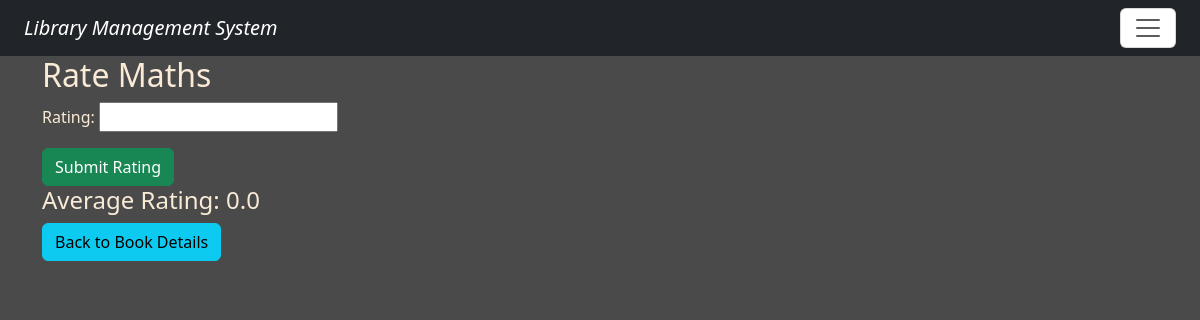
The page /rate/3/ (signed in) on the database as committed earlier.
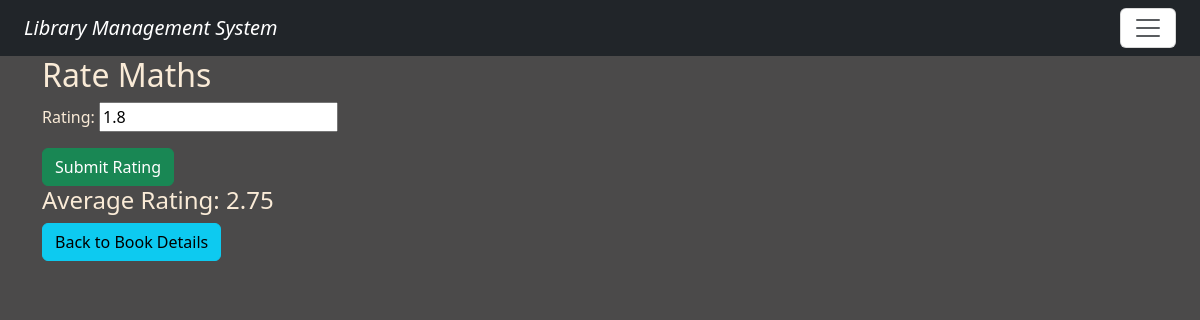
The same page on the database as committed later.
### library/models.py (models this page shows, shortened)
class Book(models.Model):
    book_name = models.CharField(max_length=100)
    authors = models.ManyToManyField(Author)
    publish_date = models.DateField(null=True, blank=True)
    book_rating = models.FloatField(validators=[MinValueValidator(0), MaxValueValidator(5)], default=0.0)
    available_copies = models.IntegerField(default=1)
    book_sr_no = models.CharField(max_length=10, unique=True)
    total_copies = models.PositiveBigIntegerField(default=1)
    status = models.CharField(max_length=10, default='available')
    def average_rating(self):
        ratings = self.ratings.all()  # This will now work because of related_name='ratings'
        if ratings.exists():
            total_rating = sum(rating.rating for rating in ratings)
            return total_rating / ratings.count()
        return 0.0

class BookRating(models.Model):
    user = models.ForeignKey(User, on_delete=models.CASCADE)  # Link to the user who rated
    book = models.ForeignKey(Book, on_delete=models.CASCADE, related_name='ratings')  # Link to the book being rated with related_name='ratings'
    rating = models.FloatField(validators=[MinValueValidator(0), MaxValueValidator(5)])  # Rating value (0-5)
    created_at = models.DateTimeField(auto_now_add=True)  # Timestamp for when the rating was created
    class Meta:
        constraints = [
            UniqueConstraint(fields=['user', 'book'], name='unique_user_book_rating')  # Ensure each user can rate the book only once
        ]

### library/views.py (the view)
# urls.py: path('rate/<int:book_id>/',views.rate_book, name='rate_book'),
def rate_book(request, book_id):
    book = get_object_or_404(Book, id=book_id)
    existing_rating = BookRating.objects.filter(book=book, user=request.user).first()
    if request.method == 'POST':
        form = RatingForm(request.POST)
        if form.is_valid():
            if existing_rating:
                existing_rating.rating = form.cleaned_data['rating']
                existing_rating.save()
                messages.success(request, "Your rating has been updated.")
            else:
                rating = form.save(commit=False)
                rating.book = book
                rating.user = request.user
                rating.save()
                messages.success(request, "Your rating has been submitted.")
            return redirect('book_detail', pk=book.id)
    else:
        initial_data = {'rating': existing_rating.rating} if existing_rating else {}
        form = RatingForm(initial=initial_data)
    return render(request, 'rate_book.html', {'book': book, 'form': form})

### library/forms.py
class RatingForm(forms.ModelForm):
    class Meta:
        model = BookRating
        fields=['rating']

### library/templates/rate_book.html (shortened to what this page needs)
{% extends 'base.html' %}
{% block content %}
<div>
    <h2>Rate {{ book.book_name }}</h2>
    {% if perms.library.rate_book %}
    {% else %}
        <form method="post">
            {{ form.as_p }}
            <button type="submit" class="btn btn-success">Submit Rating</button>
        </form>
    {% endif %}
    <div>
        <h4>Average Rating: {{ book.average_rating }}</h4>
    </div>
    <a href="{% url 'book_detail' pk=book.id %}" class="btn btn-info">Back to Book Details</a>
</div>
{% endblock %}

Rows that differ between the two databases and show on the page:
changed Book "Maths": average_rating "0.0" → "2.75"
Other text that changed with them:
form field rating: (not shown) → "1.8"
